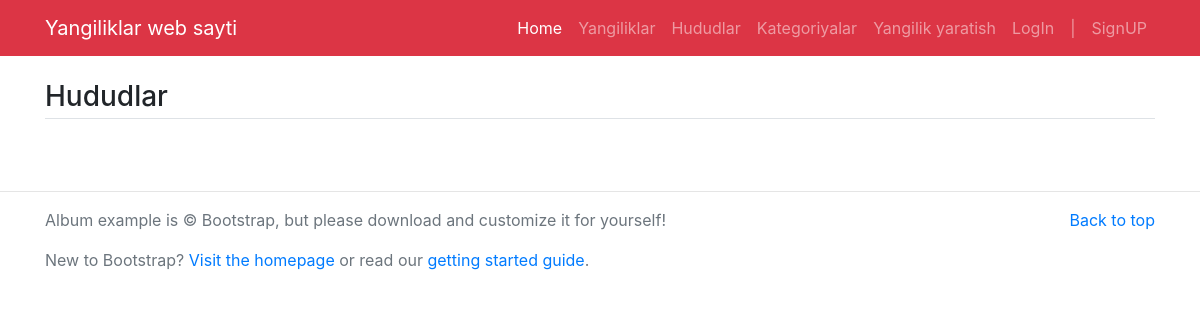
/regions/, run on an earlier commit of the app's database.
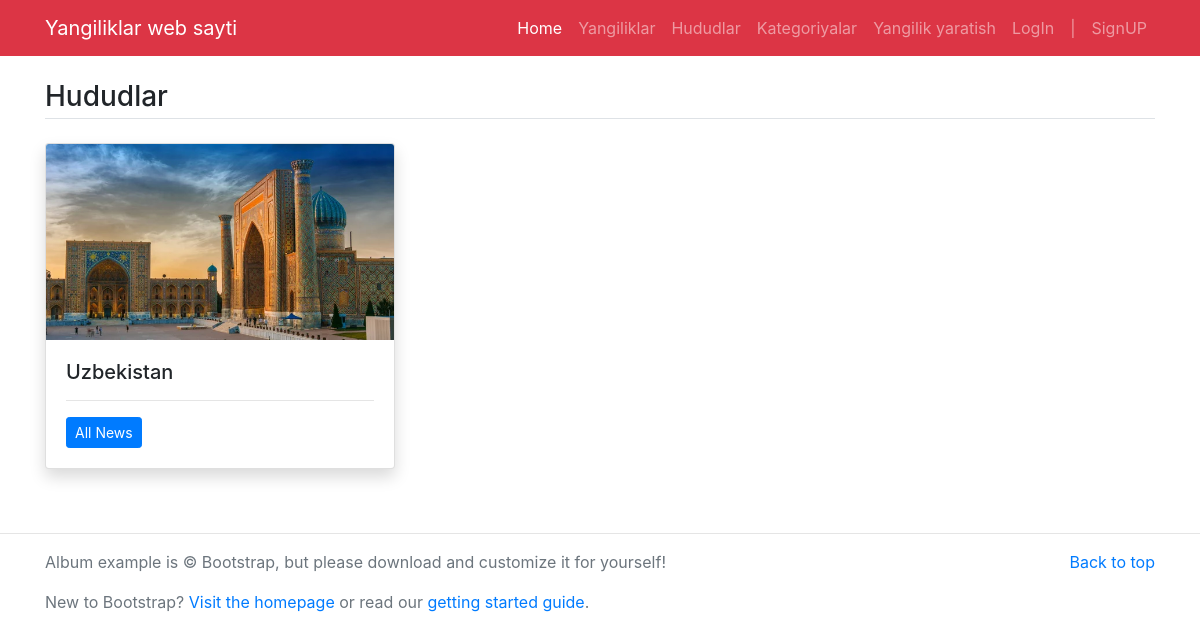
And on a later commit of the database.
### app/models.py (models this page shows, shortened)
class Region(models.Model):
    name = models.CharField(max_length=100)
    image = models.ImageField(upload_to='media/', null=True)

### app/views.py (the view)
# urls.py: path('regions/', regions_view, name='regions'),
def regions_view(request):
    regions = Region.objects.all()
    return render(request, 'regions-page.html', {
        'regions': regions
    })

### templates/regions-page.html
{% extends 'base.html' %}
{% block content%}
<main class="container mt-3 mb-5">
	<h3 class="border-bottom pb-1 my-4">Hududlar</h3>
	<div class="row">
	{% for region in regions%}
		<div class="col-md-4">
			<div class="card mb-3 shadow">
			 <img src="/media/{{region.image}}" class="card-img-top" alt="{{region.name}}">
			  <div class="card-body">
			    <h5 class="card-title">{{region.name }}</h5>
			    <hr/>
			    <p class="card-text"><a href="/region/{{region.id}}" class="btn btn-sm btn-primary">All News</a></p>
			  </div>
			</div>
		</div>
	{% endfor%}
	</div>
</main>
{% endblock%}

What changed in the data, as far as the page shows it:
added Region: image (picture), name "Uzbekistan"
